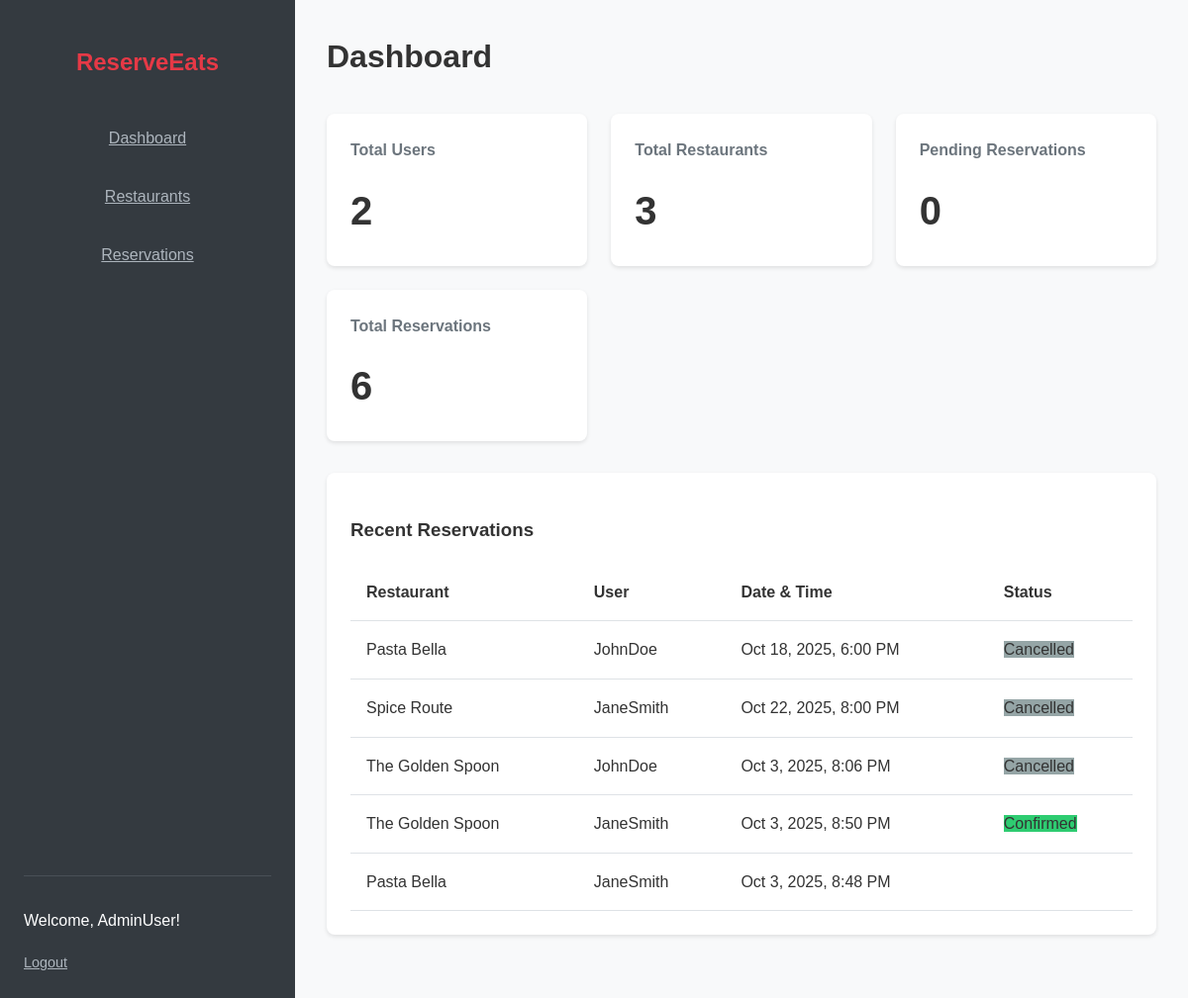
/admin/index.php (signed in), run on the app's committed database.
### tables this page shows
CREATE TABLE `reservations` (
  `id` int(11) NOT NULL,
  `user_id` int(11) NOT NULL,
  `restaurant_id` int(11) NOT NULL,
  `reservation_time` datetime NOT NULL,
  `party_size` int(11) NOT NULL,
  `status` enum('confirmed','cancelled','pending') DEFAULT 'pending',
  `payment_status` varchar(50) NOT NULL DEFAULT 'not_required',
  `stripe_payment_intent_id` varchar(255) DEFAULT NULL,
  `created_at` datetime DEFAULT current_timestamp()
);

CREATE TABLE `restaurants` (
  `id` int(11) NOT NULL,
  `name` varchar(100) NOT NULL,
  `description` text NOT NULL,
  `address` varchar(255) NOT NULL,
  `cuisine` varchar(100) NOT NULL,
  `opening_time` time NOT NULL,
  `closing_time` time NOT NULL,
  `image_url` varchar(255) DEFAULT 'assets/default-restaurant.jpg',
  `deposit_amount` decimal(10,2) NOT NULL DEFAULT 0.00
);

CREATE TABLE `users` (
  `id` int(11) NOT NULL,
  `username` varchar(50) NOT NULL,
  `password` varchar(255) NOT NULL,
  `role` varchar(50) NOT NULL DEFAULT 'user',
  `email` varchar(100) NOT NULL,
  `phone` varchar(20) NOT NULL,
  `created_at` datetime DEFAULT current_timestamp()
);

### admin/index.php (the view)
<?php include 'includes/header.php'; ?>
<h2 class="admin-page-title">Dashboard</h2>
<div class="dashboard-stats">
    <div class="stat-card">
        <h3>Total Users</h3>
        <?php
            $result = $conn->query("SELECT COUNT(id) AS total_users FROM users WHERE role = 'user'");
            $row = $result->fetch_assoc();
            echo "<p>" . $row['total_users'] . "</p>";
        ?>
    </div>
    <div class="stat-card">
        <h3>Total Restaurants</h3>
        <?php
            $result = $conn->query("SELECT COUNT(id) AS total_restaurants FROM restaurants");
            $row = $result->fetch_assoc();
            echo "<p>" . $row['total_restaurants'] . "</p>";
        ?>
    </div>
    <div class="stat-card">
        <h3>Pending Reservations</h3>
         <?php
            $result = $conn->query("SELECT COUNT(id) AS pending_reservations FROM reservations WHERE status = 'pending'");
            $row = $result->fetch_assoc();
            echo "<p>" . $row['pending_reservations'] . "</p>";
        ?>
    </div>
    <div class="stat-card">
        <h3>Total Reservations</h3>
        <?php
            $result = $conn->query("SELECT COUNT(id) AS total_reservations FROM reservations");
            $row = $result->fetch_assoc();
            echo "<p>" . $row['total_reservations'] . "</p>";
        ?>
    </div>
</div>
<div class="admin-section">
    <h3>Recent Reservations</h3>
    <table class="admin-table">
        <thead>
            <tr>
                <th>Restaurant</th>
                <th>User</th>
                <th>Date & Time</th>
                <th>Status</th>
            </tr>
        </thead>
        <tbody>
            <?php
            $sql = "SELECT res.*, u.username, r.name as restaurant_name
                    FROM reservations res
                    JOIN users u ON res.user_id = u.id
                    JOIN restaurants r ON res.restaurant_id = r.id
                    ORDER BY res.created_at DESC LIMIT 5";
            $result = $conn->query($sql);
            if ($result->num_rows > 0) {
                while($row = $result->fetch_assoc()) {
                    echo "<tr>";
                    echo "<td>" . htmlspecialchars($row['restaurant_name']) . "</td>";
                    echo "<td>" . htmlspecialchars($row['username']) . "</td>";
                    echo "<td>" . date('M j, Y, g:i A', strtotime($row['reservation_time'])) . "</td>";
                    echo "<td><span class='status-badge status-" . strtolower($row['status']) . "'>" . ucfirst($row['status']) . "</span></td>";
                    echo "</tr>";
                }
            } else {
                echo "<tr><td colspan='4'>No recent reservations found.</td></tr>";
            }
            ?>
        </tbody>
    </table>
</div>
<?php include 'includes/footer.php'; ?>

### assets/css/style.css (style rules this page uses)
body { font-family: 'Poppins', sans-serif; margin: 0; background-color: #f4f7f6; color: #333; line-height: 1.6; display: flex; flex-direction: column; min-height: 100vh; }
.status-confirmed { background-color: #2ecc71; }
.status-cancelled { background-color: #95a5a6; }
.admin-body { background-color: #f8f9fa; }
.admin-page-title { margin-top: 0; margin-bottom: 2rem; font-size: 2rem; }
.dashboard-stats { display: grid; grid-template-columns: repeat(auto-fit, minmax(200px, 1fr)); gap: 1.5rem; margin-bottom: 2rem; }
.stat-card { background-color: #fff; padding: 1.5rem; border-radius: 8px; box-shadow: 0 2px 4px rgba(0,0,0,0.1); }
.stat-card h3 { margin-top: 0; font-size: 1rem; color: #6c757d; }
.stat-card p { font-size: 2.5rem; font-weight: 700; margin: 0; }
.admin-section { background-color: #fff; padding: 1.5rem; border-radius: 8px; box-shadow: 0 2px 4px rgba(0,0,0,0.1); margin-bottom: 2rem; }
.admin-table { width: 100%; border-collapse: collapse; }
.admin-table th, .admin-table td { padding: 1rem; text-align: left; border-bottom: 1px solid #dee2e6; vertical-align: middle; }
.admin-table th { font-weight: 600; }

### data on the page
reservations: restaurant.name "Pasta Bella", user.username "JohnDoe", reservation_time "Oct 18, 2025, 6:00 PM", status "Cancelled"
reservations: restaurant.name "Spice Route", user.username "JaneSmith", reservation_time "Oct 22, 2025, 8:00 PM", status "Cancelled"
reservations: restaurant.name "The Golden Spoon", user.username "JohnDoe", reservation_time "Oct 3, 2025, 8:06 PM", status "Cancelled"
reservations: restaurant.name "The Golden Spoon", user.username "JaneSmith", reservation_time "Oct 3, 2025, 8:50 PM", status "Confirmed"
reservations: restaurant.name "Pasta Bella", user.username "JaneSmith", reservation_time "Oct 3, 2025, 8:48 PM"

### other printed values
$_SESSION['username'] "AdminUser"
$row['total_users'] "2"
$row['total_restaurants'] "3"
$row['pending_reservations'] "0"
$row['total_reservations'] "6"
